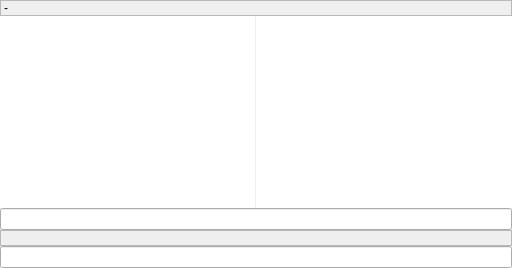
<?xml version="1.0" encoding="UTF-8"?>
<ui version="4.0">
 <class>MessageView</class>
 <widget class="QWidget" name="MessageView">
  <layout class="QVBoxLayout" name="verticalLayout">
   <property name="spacing">
    <number>0</number>
   </property>
   <property name="margin">
    <number>0</number>
   </property>
   <item>
    <widget class="QLabel" name="topicLabel">
     <property name="sizePolicy">
      <sizepolicy hsizetype="Ignored" vsizetype="Maximum">
       <horstretch>0</horstretch>
       <verstretch>0</verstretch>
      </sizepolicy>
     </property>
     <property name="autoFillBackground">
      <bool>true</bool>
     </property>
     <property name="frameShape">
      <enum>QFrame::StyledPanel</enum>
     </property>
     <property name="frameShadow">
      <enum>QFrame::Raised</enum>
     </property>
     <property name="text">
      <string>-</string>
     </property>
     <property name="textFormat">
      <enum>Qt::RichText</enum>
     </property>
     <property name="wordWrap">
      <bool>true</bool>
     </property>
     <property name="margin">
      <number>1</number>
     </property>
     <property name="openExternalLinks">
      <bool>true</bool>
     </property>
    </widget>
   </item>
   <item>
    <widget class="QSplitter" name="splitter">
     <property name="sizePolicy">
      <sizepolicy hsizetype="Expanding" vsizetype="Expanding">
       <horstretch>0</horstretch>
       <verstretch>0</verstretch>
      </sizepolicy>
     </property>
     <property name="orientation">
      <enum>Qt::Horizontal</enum>
     </property>
     <property name="handleWidth">
      <number>1</number>
     </property>
     <widget class="TextBrowser" name="textBrowser">
      <property name="sizePolicy">
       <sizepolicy hsizetype="Expanding" vsizetype="Expanding">
        <horstretch>1</horstretch>
        <verstretch>0</verstretch>
       </sizepolicy>
      </property>
      <property name="frameShape">
       <enum>QFrame::NoFrame</enum>
      </property>
      <property name="tabChangesFocus">
       <bool>true</bool>
      </property>
      <property name="textInteractionFlags">
       <set>Qt::LinksAccessibleByMouse|Qt::TextSelectableByMouse</set>
      </property>
      <property name="openLinks">
       <bool>false</bool>
      </property>
     </widget>
     <widget class="UserListView" name="listView">
      <property name="sizePolicy">
       <sizepolicy hsizetype="Expanding" vsizetype="Expanding">
        <horstretch>0</horstretch>
        <verstretch>0</verstretch>
       </sizepolicy>
      </property>
      <property name="focusPolicy">
       <enum>Qt::NoFocus</enum>
      </property>
      <property name="frameShape">
       <enum>QFrame::NoFrame</enum>
      </property>
      <property name="uniformItemSizes">
       <bool>true</bool>
      </property>
     </widget>
    </widget>
   </item>
   <item>
    <widget class="SearchEditor" name="searchEditor"/>
   </item>
   <item>
    <widget class="QLabel" name="helpLabel">
     <property name="sizePolicy">
      <sizepolicy hsizetype="Ignored" vsizetype="Maximum">
       <horstretch>0</horstretch>
       <verstretch>0</verstretch>
      </sizepolicy>
     </property>
     <property name="autoFillBackground">
      <bool>true</bool>
     </property>
     <property name="frameShape">
      <enum>QFrame::StyledPanel</enum>
     </property>
     <property name="frameShadow">
      <enum>QFrame::Raised</enum>
     </property>
    </widget>
   </item>
   <item>
    <widget class="LineEditor" name="lineEditor"/>
   </item>
  </layout>
 </widget>
 <customwidgets>
  <customwidget>
   <class>SearchEditor</class>
   <extends>QLineEdit</extends>
   <header>searcheditor.h</header>
  </customwidget>
  <customwidget>
   <class>TextBrowser</class>
   <extends>QTextBrowser</extends>
   <header>textbrowser.h</header>
   <container>1</container>
  </customwidget>
  <customwidget>
   <class>LineEditor</class>
   <extends>QLineEdit</extends>
   <header>lineeditor.h</header>
  </customwidget>
  <customwidget>
   <class>UserListView</class>
   <extends>QListView</extends>
   <header>userlistview.h</header>
  </customwidget>
 </customwidgets>
 <resources/>
 <connections/>
</ui>
